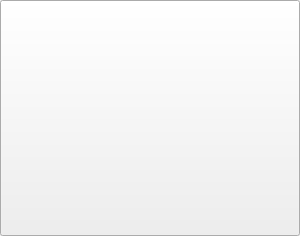
<?xml version="1.0" encoding="UTF-8"?>
<ui version="4.0">
 <class>weather_peopleflow</class>
 <widget class="QWidget" name="weather_peopleflow">
  <property name="geometry">
   <rect>
    <x>0</x>
    <y>0</y>
    <width>300</width>
    <height>236</height>
   </rect>
  </property>
  <property name="windowTitle">
   <string>weather_peopleflow</string>
  </property>
  <layout class="QGridLayout" name="gridLayout">
   <property name="leftMargin">
    <number>0</number>
   </property>
   <property name="topMargin">
    <number>0</number>
   </property>
   <property name="rightMargin">
    <number>0</number>
   </property>
   <property name="bottomMargin">
    <number>0</number>
   </property>
   <property name="spacing">
    <number>0</number>
   </property>
   <item row="0" column="0">
    <widget class="QPushButton" name="weather">
     <property name="minimumSize">
      <size>
       <width>232</width>
       <height>236</height>
      </size>
     </property>
     <property name="maximumSize">
      <size>
       <width>300</width>
       <height>236</height>
      </size>
     </property>
     <property name="styleSheet">
      <string notr="true"/>
     </property>
     <property name="text">
      <string/>
     </property>
    </widget>
   </item>
  </layout>
 </widget>
 <layoutdefault spacing="6" margin="11"/>
 <resources/>
 <connections/>
</ui>
